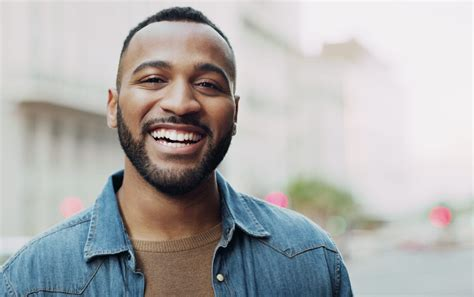
#> input picture images/img1.jpg, 474 x 297 px; its folder holds only this picture in this run
$ python -i augment.py   (imports and definitions only)
#> lines starting #> are read from the running program, lines starting #| are printed output that depends on the picture

import os
import cv2
import numpy as np
import random

def augment_image(image):
    augmentation_functions = [
        'flip_horizontal', 'flip_vertical', 'rotate', 'scale', 'noise_injection', 'translate'
    ]

    # Randomly choose two unique augmentation functions
    selected_augmentations = random.sample(augmentation_functions, 2)

    for augmentation in selected_augmentations:
        if augmentation == 'flip_horizontal':
            image = cv2.flip(image, 1)
        elif augmentation == 'flip_vertical':
            image = cv2.flip(image, 0)
        elif augmentation == 'rotate':
            angle = np.random.randint(-30, 30)
            height, width = image.shape[:2]
            center = (width // 2, height // 2)
            matrix = cv2.getRotationMatrix2D(center, angle, 1.0)
            image = cv2.warpAffine(image, matrix, (width, height))
        elif augmentation == 'scale':
            scale_factor = np.random.uniform(0.7, 1.3)
            image = cv2.resize(image, None, fx=scale_factor, fy=scale_factor, interpolation=cv2.INTER_LINEAR)
        elif augmentation == 'noise_injection':
            noise_level = np.random.uniform(0.01, 0.05)
            noise = np.random.randn(*image.shape) * noise_level * 255
            image = image + noise
            image = np.clip(image, 0, 255).astype(np.uint8)
        elif augmentation == 'translate':
            max_translation = 0.1
            tx = max_translation * image.shape[1] * np.random.uniform(-1, 1)
            ty = max_translation * image.shape[0] * np.random.uniform(-1, 1)
            translation_matrix = np.float32([[1, 0, tx], [0, 1, ty]])
            image = cv2.warpAffine(image, translation_matrix, (image.shape[1], image.shape[0]))

    return image

def process_images_in_folder(folder_path, postfix='_aug'):
    # Iterate over subfolders in the given folder path
    for subdir in os.listdir(folder_path):
        subdir_path = os.path.join(folder_path, subdir)

        # Check if it's indeed a directory
        if os.path.isdir(subdir_path):
            # Process each image in the subdirectory
            for filename in os.listdir(subdir_path):
                if filename.lower().endswith(('.png', '.jpg', '.jpeg')):
                    # Construct full file path
                    file_path = os.path.join(subdir_path, filename)
                    # Read the image
                    image = cv2.imread(file_path)
                    # Check if the image was correctly loaded
                    if image is not None:
                        # Augment the image
                        augmented_image = augment_image(image)
                        # Construct the new filename and save the augmented image
                        new_filename = f"{os.path.splitext(filename)[0]}{postfix}{os.path.splitext(filename)[1]}"
                        new_file_path = os.path.join(subdir_path, new_filename)
                        cv2.imwrite(new_file_path, augmented_image)
                    else:
                        print(f"Failed to load image: {file_path}")

# [3 lines not run here, left out]

>>> import cv2
>>> picture = cv2.imread('images/img1.jpg')
#> picture is the input picture: shape (297, 474, 3); mean B, G, R 174.4, 175, 175.4
>>> result = augment_image(picture)
#> the loop in augment_image, `for augmentation in selected_augmentations:` made 2 passes
#> pass 2, in augment_image, `image = cv2.warpAffine(image, translation_matrix, (image.shape[1], ima..`:
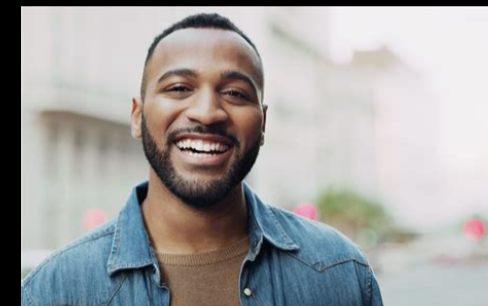
#> image: shape (306, 488, 3); mean of channels 0, 1, 2 162.1, 162.8, 163.6; drawn as B, G, R

$ run again, on images/img2.jpg
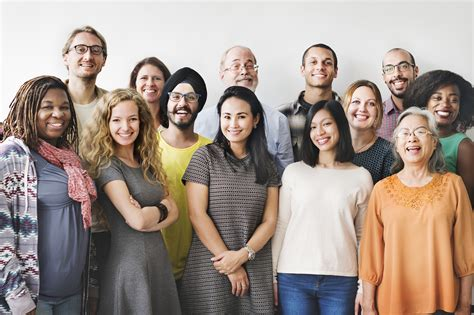
#> input picture images/img2.jpg, 474 x 315 px
#> picture is the input picture: shape (315, 474, 3); mean B, G, R 138.6, 147.8, 162.5
#> the loop in augment_image, `for augmentation in selected_augmentations:` made 2 passes
#> pass 1, in augment_image, `image = cv2.resize(image, None, fx=scale_factor, fy=scale_factor, inte..`:
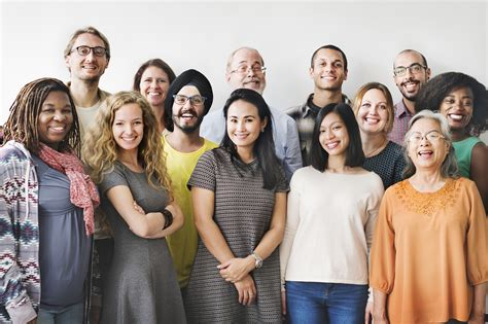
#> image: shape (324, 488, 3); mean of channels 0, 1, 2 138.5, 147.8, 162.4; drawn as B, G, R
#> pass 2, in augment_image, `image = cv2.warpAffine(image, translation_matrix, (image.shape[1], ima..`:
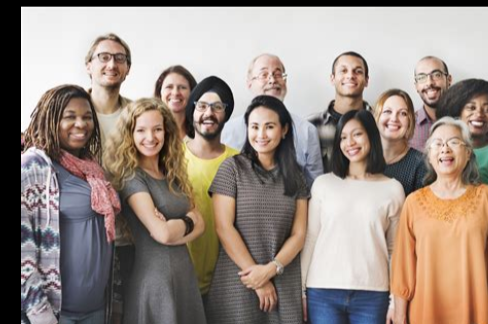
#> image: shape (324, 488, 3); mean of channels 0, 1, 2 132.3, 140.7, 154.2; drawn as B, G, R

$ run again, on images/me.png
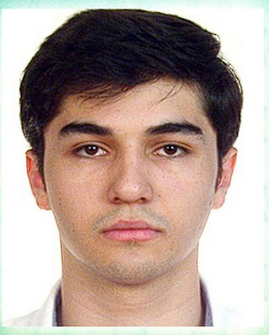
#> input picture images/me.png, 269 x 335 px
#> picture is the input picture: shape (335, 269, 3); mean B, G, R 154.4, 162.9, 182.3
#> the loop in augment_image, `for augmentation in selected_augmentations:` made 2 passes
#> pass 2, in augment_image, `image = cv2.warpAffine(image, translation_matrix, (image.shape[1], ima..`:
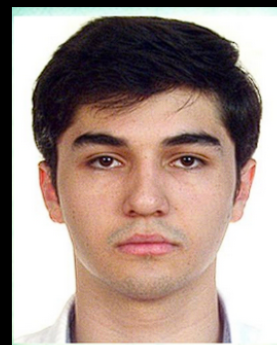
#> image: shape (345, 277, 3); mean of channels 0, 1, 2 139.3, 147.2, 167.2; drawn as B, G, R
